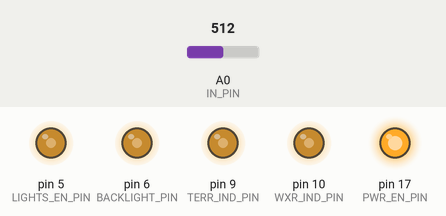
Simulated run of this program. Board: Arduino Micro, built with avr-gcc and run on an emulated ATmega32U4. Parts: output pins drawn as LEDs (lit = HIGH). The inputs (shaded band) are chosen by the test bench; at power-on: A0 (IN_PIN) = 512. What the program prints to the serial monitor is not drawn.

Above: at 1.2 s.
1.3 s: A0 (IN_PIN) set to 716
At 2.3 s:
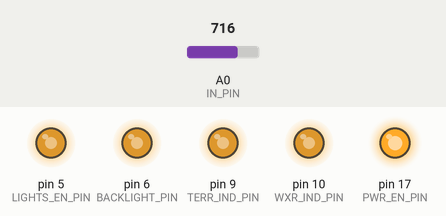
3.1 s: A0 (IN_PIN) set to 900
At 3.7 s:
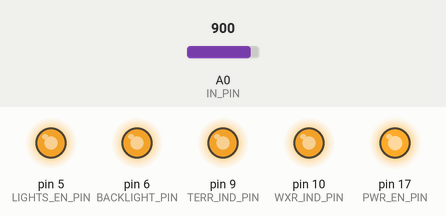
4.9 s: A0 (IN_PIN) set to 511
At 5.1 s:
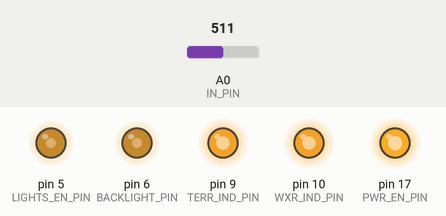
6.7 s: A0 (IN_PIN) set to 122
At 7.7 s:
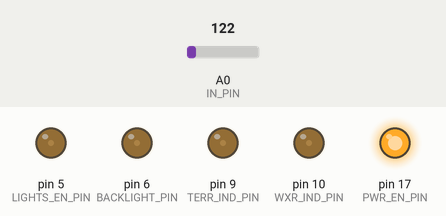
8.5 s: A0 (IN_PIN) set to 0
At 9.1 s:
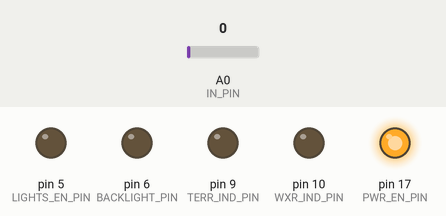
Timing chart, 0 to 11.3 s (numbered marks = the images above; inputs shaded):
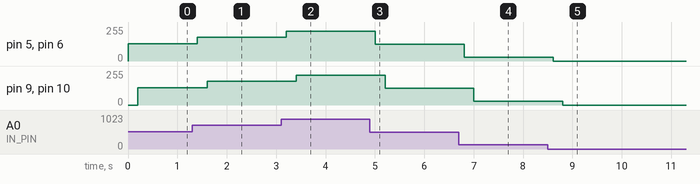

The program:

main.cpp
```cpp
#include <Arduino.h>
#include <SPI.h>
#include <Wire.h>
#include "RadarPanelPinoutREV1.h"
#include "SIC451.h"
#include "SK9822.h"

#define LED_COUNT 64

void HandleAlert()
{
  Serial.println("ALERT - SIC451 has triggered an alert.");
}

SIC451 ledPower = SIC451(&Wire, Ser::SIC, HandleAlert, Digitl::PWRPins::PGOOD_PIN, Digitl::PWRPins::SALERT_PIN, Digitl::PWRPins::PWR_EN_PIN);
SK9822 ledStip = SK9822(LED_COUNT);

uint8_t wxrBtn = 0;
uint8_t terBtn = 0;
uint8_t state = 1;

uint8_t wxrPWM = 0;
uint8_t terPWM = 0;

uint8_t backlight = 0;

int slider = 0;
uint8_t sliderClamp = 0;
uint16_t vout = 0;

bool powerEnable = false;
uint8_t powerCount = 0;
uint8_t maxPowerCount = 10;

bool switchState = false;
bool currentState = false;
bool enable = false;

bool ind = false;

int GetSliderPos()
{
  return (int)round(((double)slider / (double)1023) * (double)LED_COUNT);
}

void weatherInter()
{
  Serial.println("WXR");
  wxrPWM += 2;
}

void terrainInter()
{
  Serial.println("TER");
  terPWM += 2;
}

void printDebug()
{
  Serial.print(slider);
  Serial.print(" | ");
  Serial.println(GetSliderPos());
  // Serial.print(" | ");
  // Serial.print(vout);
  // Serial.print(" | ");
  // Serial.println(ledPower.CurrentStatus().PWR_GOOD);
}

void InitPins()
{
  pinMode(Digitl::IndicatorPins::ENABLE_SW_PIN, INPUT_PULLUP);
  pinMode(Digitl::PANELPins::WXR_SW_PIN, INPUT_PULLUP);
  pinMode(Digitl::PANELPins::TERR_SW_PIN, INPUT_PULLUP);
  attachInterrupt(Digitl::PANELPins::WXR_SW_PIN, weatherInter, FALLING);
  attachInterrupt(Digitl::PANELPins::TERR_SW_PIN, terrainInter, FALLING);
  // pinMode(Digitl::PANELPins::WXR_IND_PIN, OUTPUT);
  // pinMode(Digitl::PANELPins::TERR_IND_PIN, OUTPUT);
  pinMode(Digitl::PANELPins::BACKLIGHT_PIN, OUTPUT);
}

void setup()
{

  Serial.begin(115200);
  Wire.begin();
  SPI.begin();
  ledStip.Begin();

  ledStip.SetGlobalBrightness(31);

  powerEnable = true;
  ledPower.EnablePower(powerEnable);

  Serial.println("Startup Complete");
}

void loop()
{
  // currentState = digitalRead(Digitl::IndicatorPins::ENABLE_SW_PIN);
  // if (currentState != switchState)
  // {
  //   enable = !enable;
  //   switchState = currentState;
  // }
  // powerCount++;
  // if (powerCount > maxPowerCount)
  // {
  //   powerEnable = !powerEnable;
  //   ledPower.EnablePower(powerEnable);
  //   powerCount = 0;
  // }
  slider = analogRead(Anlg::SLIDERPins::IN_PIN);

  // ledStip.Clear();
  // for (size_t i = 0; i < GetSliderPos(); i++)
  // {
  //   ledStip.SetRGB(i, 255, 255, 255);
  // }

  // ledStip.SetRGB(GetSliderPos(), 255,255,255);
  // if (enable)
  // {
  //   ledStip.SetGlobalBrightness(31);
  // }
  // else
  // {
  //   ledStip.SetGlobalBrightness(1);
  // }
  // digitalWrite(Digitl::IndicatorPins::STATUS_IND_PIN, enable);
  // delay(1);
  // ledStip.SendLEDs();

  sliderClamp = slider / 4;
  analogWrite(Digitl::PANELPins::TERR_IND_PIN, terPWM);
  analogWrite(Digitl::PANELPins::WXR_IND_PIN, wxrPWM);

  analogWrite(Digitl::PANELPins::BACKLIGHT_PIN, sliderClamp);

  analogWrite(Digitl::PANELPins::LIGHTS_EN_PIN, sliderClamp);

  terPWM = sliderClamp;
  wxrPWM = sliderClamp;

  // ind = !ind;
  // ledPower.EnablePower(ind);
  // Serial.println("Getting Voltage:");
  // ledPower.GetVOUT();
  // Serial.println(ledPower.GetVOUT());
  // ledPower.GetStatus();
  // ledPower.GetVOUT_TEST();
  // Serial.println("Status check complete");
  // vout = ledPower.GetVOUT_TEST();

  // wxrBtn = digitalRead(WXR_TEST_PIN);
  // terBtn = digitalRead(TER_TEST_PIN);

  // if (wxrBtn == 0)
  // {
  //   wxrPWM += 10;
  // }
  // if (terBtn == 0)
  // {
  //   terPWM += 10;
  // }

  // analogWrite(Digitl::PANELPins::WXR_PIN, wxrPWM);
  // analogWrite(Digitl::PANELPins::TERR_PIN, terPWM);

  // state = !state;

  // // digitalWrite(WXR_IND_PIN, state);
  // // digitalWrite(TERR_IND_PIN, !state);

  // backlight++;
  // analogWrite(Digitl::PANELPins::BACKLIGHT_PIN, backlight);

  // printDebug();

  delay(200);
}
```

RadarPanelPinoutREV1.h
```cpp
// Auto-Generated code file from PinGenerator.
// Avoid editing this file.

#pragma once
#include <Arduino.h>

namespace Digitl {
	namespace PANELPins {
		const int LIGHTS_EN_PIN = 5;
		const int BACKLIGHT_PIN = 6;
		const int TERR_IND_PIN = 9;
		const int WXR_IND_PIN = 10;
		const int WXR_SW_PIN = INT2;
		const int TERR_SW_PIN = INT3;
	}
	namespace IndicatorPins {
		const int STATUS_IND_PIN = 4;
		const int SWITCH_IND_PIN = 5;
		const int ERROR_IND_PIN = 8;
		const int ENABLE_SW_PIN = 13;
	}
	namespace PWRPins {
		const int PGOOD_PIN = 12;
		const int PWR_EN_PIN = 17;
		const int SALERT_PIN = INT6;
	}
}
namespace Anlg {
	namespace SLIDERPins {
		const int IN_PIN = A0;
	}
}
namespace Ser {
	const int SIC = 23;
}

// Author: Daxxn
// Auto-Generated code file from PinGenerator.
// Avoid editing this file.
```

Measured:
- after the input at 1.3 s, pin 5 (LIGHTS_EN_PIN), pin 6 (BACKLIGHT_PIN): 128/255 → 179/255 after 0.10 s; pin 9 (TERR_IND_PIN), pin 10 (WXR_IND_PIN): 128/255 → 179/255 after 0.30 s
- after the input at 3.1 s, pin 5 (LIGHTS_EN_PIN), pin 6 (BACKLIGHT_PIN): 179/255 → 225/255 after 0.10 s; pin 9 (TERR_IND_PIN), pin 10 (WXR_IND_PIN): 179/255 → 225/255 after 0.30 s
- after the input at 4.9 s, pin 5 (LIGHTS_EN_PIN), pin 6 (BACKLIGHT_PIN): 225/255 → 127/255 after 0.10 s; pin 9 (TERR_IND_PIN), pin 10 (WXR_IND_PIN): 225/255 → 127/255 after 0.30 s
- after the input at 6.7 s, pin 5 (LIGHTS_EN_PIN), pin 6 (BACKLIGHT_PIN): 127/255 → 30/255 after 0.11 s; pin 9 (TERR_IND_PIN), pin 10 (WXR_IND_PIN): 127/255 → 30/255 after 0.31 s
- after the input at 8.5 s, pin 5 (LIGHTS_EN_PIN), pin 6 (BACKLIGHT_PIN): 30/255 → 0/255 after 0.11 s; pin 9 (TERR_IND_PIN), pin 10 (WXR_IND_PIN): 30/255 → 0/255 after 0.31 s
